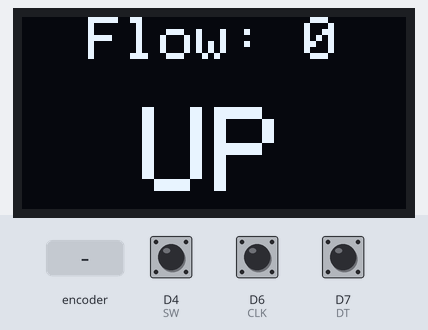
Recording of a sketch running on a simulated ESP8266 (NodeMCU). On the bench: 128×64 one-colour display. Inputs (shaded band) come from the test bench; at power-on: D4 (SW) HIGH, D6 (CLK) HIGH, D7 (DT) HIGH. What the sketch prints to the serial monitor is not drawn.

Above: at 1.2 s.
1.3 s: rotary encoder on D6 (CLK) / D7 (DT) turned 3 steps (first pin leading)
At 1.42 s:
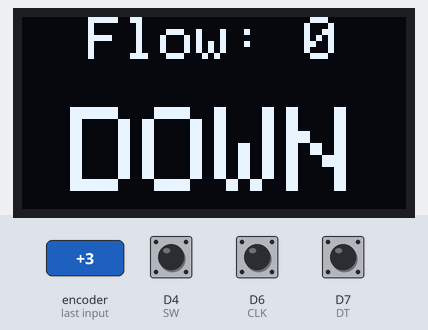
3.4 s: D4 (SW) pulled LOW for 1 s
At 7.1 s:
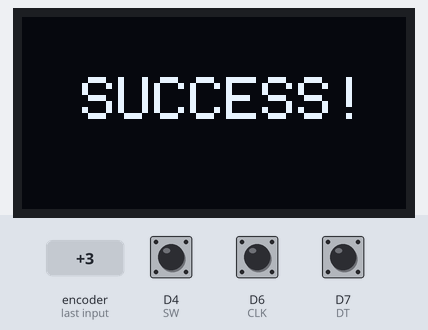
8.0 s: rotary encoder on D6 (CLK) / D7 (DT) turned 2 steps (second pin leading)
At 8.15 s:
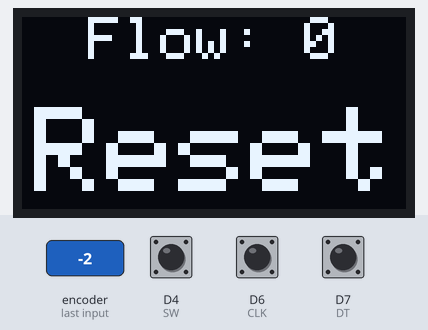
9.9 s: D4 (SW) pulled LOW for 0.15 s
At 10.7 s:
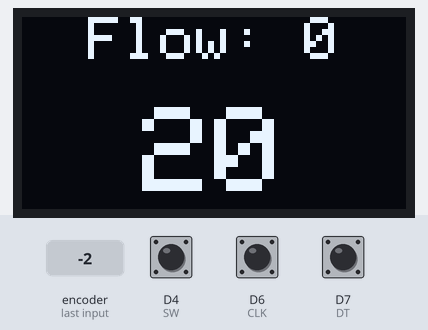
11.5 s: D4 (SW) pulled LOW for 3.2 s
At 11.9 s:
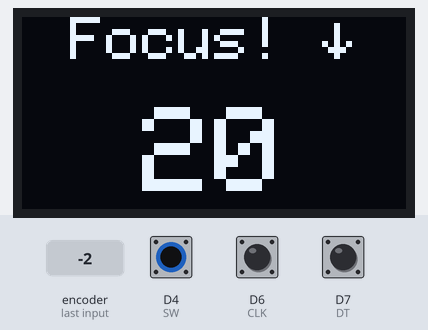
16.9 s: rotary encoder on D6 (CLK) / D7 (DT) turned 2 steps (second pin leading)
At 17.05 s:
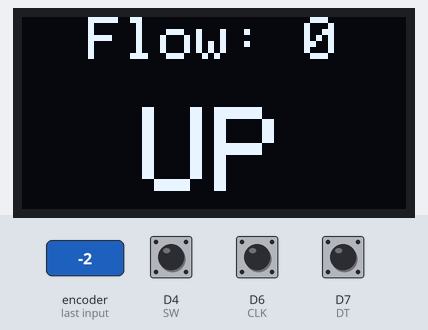
Timing chart, 0 to 19.8 s (numbered marks = the images above; inputs shaded):
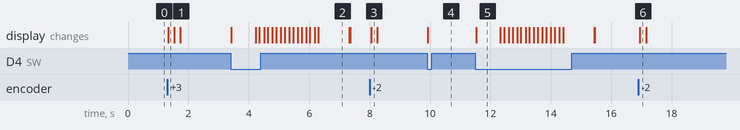

Measured:
- after the input at 1.3 s, the display: changes at once (image 1)
- after the input at 3.4 s, the display: first changes at once (image 2 shows a later state)
- after the input at 8.0 s, the display: changes after 0.05 s (image 3)
- after the input at 9.9 s, the display: changes at once (image 4)
- after the input at 11.5 s, the display: changes at once (image 5)
- after the input at 16.9 s, the display: changes after 0.05 s (image 6)
- what the display in image 2 shows lasts 1.0 s, from 6.3 s to 7.3 s

The sketch:

sketch_sep25a.ino
```cpp
#include <Wire.h>
#include <Adafruit_SSD1306.h>

//-----------------------------------------------
Adafruit_SSD1306 display(128, 64, &Wire, D4);

//-----------------------------------------------
#define CLK    D6
#define DT     D7
#define SW     D4

//-----------------------------------------------
int flowMinutes = 0;   // Total flow minutes
int menuIndex = 0;     // 0 for UP, 1 for DOWN, 2 for Reset
String menuOptions[3] = {"UP", "DOWN", "Reset"};  // Label reset option as "Reset"
unsigned long lastActivityTime = 0;  // For inactivity detection
const unsigned long inactivityLimit = 3 * 60000;  // 3 minutes in milliseconds

enum State { MENU, COUNTING_UP, COUNTING_DOWN, SELECTING_DOWN_DURATION, IDLE };
State currentState = MENU;

int countdownValue = 20;  // Default value for countdown
int initialCountdownValue = 20;  // Store the countdown value when selected
unsigned long previousMillis = 0;  // For counting logic
int elapsedMinutes = 0;
bool isCounting = false;
unsigned long buttonDebounceTime = 0;
const unsigned long buttonDebounceDelay = 800;  // Debounce delay

// Rotary encoder debounce variables
unsigned long lastRotaryTime = 0;
const unsigned long rotaryDebounceDelay = 150;  // Faster debounce for rotary encoder

// IDLE mode extended behavior
const unsigned long displayOffTimeLimit = 30 * 60000;  // 30 minutes in milliseconds

unsigned long idleStartTime = 0;  // Track when IDLE mode starts
bool displayOff = false;  // Track if the display is off

//=========================================================
void setup() {
  initHardware();
  initDisplay();
  updateDisplay();
  Serial.println("Setup complete, starting loop...");
}

//=========================================================
void loop() {
  unsigned long currentMillis = millis();

  // Handle rotary encoder input
  handleRotaryInput();

  // Handle button presses and states
  handleButtonPresses(currentMillis);

  // Handle counting logic
  handleCounting(currentMillis);

  // Handle inactivity
  handleInactivity(currentMillis);
}

//=========================================================
// Initialize hardware pins and serial communication
void initHardware() {
  pinMode(CLK, INPUT);
  pinMode(DT, INPUT);
  pinMode(SW, INPUT);
  Serial.begin(9600);
}

//=========================================================
// Initialize the OLED display
void initDisplay() {
  if (!display.begin(SSD1306_SWITCHCAPVCC, 0x3C)) {
    Serial.println(F("SSD1306 allocation failed"));
    for (;;);
  }
  display.clearDisplay();
  Serial.println("Display initialized.");
}

//=========================================================
// Update the OLED display with the current state
void updateDisplay() {
  display.setTextColor(WHITE);
  display.clearDisplay();

  // Display top row
  String topRowText;

  if (currentState == COUNTING_UP) {
    topRowText = "Focus! \x18";  // Focus with upward triangle for counting UP
  } else if (currentState == COUNTING_DOWN) {
    topRowText = "Focus! \x19";  // Focus with downward triangle for counting DOWN
  } else {
    topRowText = "Flow: " + String(flowMinutes);  // Display total flow minutes when not counting
  }

  int topRowTextWidth = topRowText.length() * 12;  // TextSize 2, so 12 pixels per char
  int topRowX = (128 - topRowTextWidth) / 2;  // Center the text on the top row

  display.setTextSize(2);  // Larger size for top row
  display.setCursor(topRowX, 0);  // Centered on top row
  display.print(topRowText);

  // Display main row (menu or counting values)
  String mainRowText;

  if (currentState == MENU) {
    mainRowText = menuOptions[menuIndex];  // Display UP, DOWN, or Reset in the menu
  } else if (currentState == COUNTING_UP) {
    mainRowText = String(elapsedMinutes);  // Display counting up minutes
  } else if (currentState == COUNTING_DOWN || currentState == SELECTING_DOWN_DURATION) {
    mainRowText = String(countdownValue);  // Display countdown minutes
  } else if (currentState == IDLE) {
    mainRowText = "IDLE?";
  }

  int mainRowTextWidth = mainRowText.length() * 24;  // TextSize 4, so 24 pixels per char
  int mainRowX = (128 - mainRowTextWidth) / 2;  // Calculate centered X position

  display.setTextSize(4);  // Larger size for main row
  display.setCursor(mainRowX, 30);  // Centered on main row
  display.print(mainRowText);

  display.display();  // Show the updated display
}

//=========================================================
// Detect button presses with debounce logic
bool buttonPressed() {
  if (digitalRead(SW) == LOW && (millis() - buttonDebounceTime > buttonDebounceDelay)) {
    buttonDebounceTime = millis();  // Debounce
    lastActivityTime = millis();  // Reset inactivity timer
    return true;
  }
  return false;
}

//=========================================================
// Handle button presses and manage state transitions
void handleButtonPresses(unsigned long currentMillis) {
  if (!buttonPressed()) return;

  switch (currentState) {
    case MENU:
      if (menuIndex == 0) {  // UP selected
        startCountingUp();
      } else if (menuIndex == 1) {  // DOWN selected
        startSelectingDownDuration();
      } else if (menuIndex == 2) {  // Reset selected
        resetFlowMinutes();  // Reset the total focus time to 0
      }
      break;

    case SELECTING_DOWN_DURATION:
      confirmCountdownSelection();
      break;

    case COUNTING_UP:
      stopCountingUp();
      break;

    case COUNTING_DOWN:
      stopCountingDown();
      break;
  }
  updateDisplay();
}

//=========================================================
// Start counting up
void startCountingUp() {
  currentState = COUNTING_UP;
  elapsedMinutes = 0;
  isCounting = true;
  lastActivityTime = millis();  // Reset inactivity timer
  Serial.println("Counting UP started.");
}

//=========================================================
// Start selecting the countdown duration
void startSelectingDownDuration() {
  currentState = SELECTING_DOWN_DURATION;
  countdownValue = 20;
  lastActivityTime = millis();  // Reset inactivity timer
  Serial.println("Selecting DOWN duration.");
}

//=========================================================
// Confirm countdown selection and start counting down
void confirmCountdownSelection() {
  initialCountdownValue = countdownValue;
  currentState = COUNTING_DOWN;
  isCounting = true;
  lastActivityTime = millis();  // Reset inactivity timer
  Serial.print("Counting DOWN started with "); Serial.print(countdownValue); Serial.println(" minutes.");
}

//=========================================================
// Stop counting up and return to menu
void stopCountingUp() {
  flowMinutes += elapsedMinutes;
  successAnimation();
  currentState = MENU;
  isCounting = false;
  Serial.println("Counting UP stopped. Returning to MENU.");
}

//=========================================================
// Stop counting down and return to menu
void stopCountingDown() {
  flowMinutes += (initialCountdownValue - countdownValue);
  successAnimation();
  currentState = MENU;
  isCounting = false;
  Serial.println("Counting DOWN stopped. Returning to MENU.");
}

//=========================================================
// Reset the total flow minutes counter to 0
void resetFlowMinutes() {
  flowMinutes = 0;
  Serial.println("Flow minutes reset to 0.");
  updateDisplay();  // Update the display to show the reset value
}

//=========================================================
// Handle counting up or down logic
void handleCounting(unsigned long currentMillis) {
  if (!isCounting || (currentMillis - previousMillis < 60000)) return;

  previousMillis = currentMillis;

  if (currentState == COUNTING_UP) {
    elapsedMinutes++;
    updateDisplay();
    Serial.print("Counting UP: "); Serial.println(elapsedMinutes);
  } else if (currentState == COUNTING_DOWN) {
    countdownValue--;
    if (countdownValue <= 0) {
      flowMinutes += initialCountdownValue;
      successAnimation();
      currentState = MENU;
      isCounting = false;
      Serial.println("Countdown finished, returning to MENU.");
    }
    updateDisplay();
    Serial.print("Counting DOWN: "); Serial.println(countdownValue);
  }
}

//=========================================================
// Success animation when a session ends
void successAnimation() {
  display.clearDisplay();
  int centerX = 64, centerY = 32;

  for (int radius = 2; radius <= 30; radius += 2) {
    display.drawCircle(centerX, centerY, radius, WHITE);
    display.display();
    delay(100);

    if (radius % 4 == 0) {
      display.clearDisplay();
      display.display();
      delay(2);
    }
  }

  display.clearDisplay();
  display.setTextSize(2);
  display.setCursor(20, 20);
  display.print("SUCCESS!");
  display.display();
  delay(1000);
  display.clearDisplay();
  display.display();
}

//=========================================================
// Rotary Encoder Rotation Detection
int getRotation() {
  static int previousCLK = digitalRead(CLK);
  int currentCLK = digitalRead(CLK);

  if (currentCLK == LOW && previousCLK == HIGH && (millis() - lastRotaryTime > rotaryDebounceDelay)) {
    lastRotaryTime = millis();  // Debounce
    int DTValue = digitalRead(DT);  // Read DT to determine direction

    previousCLK = currentCLK;  // Update previous CLK for next iteration

    return (DTValue != currentCLK) ? 1 : -1;  // Clockwise or counterclockwise
  }

  previousCLK = currentCLK;
  return 0;  // No rotation
}

//=========================================================
// Handle rotary input for menu and countdown selection
void handleRotaryInput() {
  int rotation = getRotation();
  if (rotation == 0) return;  // No rotation detected

  lastActivityTime = millis();  // Reset inactivity timer on any valid rotation
  Serial.print(millis());  // Print the current time in milliseconds
  Serial.print(" - Rotation detected, activity timer reset. Rotation: ");
  Serial.println(rotation);

  if (currentState == MENU) {
    menuIndex = (menuIndex + rotation + 3) % 3;  // Update for 3 menu options: UP, DOWN, Reset
    updateDisplay();
    Serial.print(millis());  // Print the current time in milliseconds
    Serial.print(" - Menu option: "); Serial.println(menuOptions[menuIndex]);
  } else if (currentState == SELECTING_DOWN_DURATION) {
    countdownValue = max(1, countdownValue + rotation);
    updateDisplay();
    Serial.print(millis());  // Print the current time in milliseconds
    Serial.print(" - Countdown value: "); Serial.println(countdownValue);
  }
}
//=========================================================
// Handle inactivity and switch to IDLE if necessary
void handleInactivity(unsigned long currentMillis) {
  // Comment out frequent serial prints to improve performance
  /*
  Serial.print(millis());
  Serial.print(" - Current time (millis): ");
  Serial.println(currentMillis);

  Serial.print(millis());
  Serial.print(" - Last activity time (millis): ");
  Serial.println(lastActivityTime);
  */

  // Make sure the subtraction does not cause an overflow/underflow
  if (currentMillis >= lastActivityTime) {
    unsigned long timeSinceLastActivity = currentMillis - lastActivityTime;

    /*
    Serial.print(millis());
    Serial.print(" - Time since last activity (ms): ");
    Serial.println(timeSinceLastActivity);
    */

    // Check if the user is in the MENU or selecting countdown duration mode
    if ((currentState == MENU || currentState == SELECTING_DOWN_DURATION) &&
        (timeSinceLastActivity > inactivityLimit)) {
      if (currentState != IDLE) {
        currentState = IDLE;
        idleStartTime = millis();  // Record when IDLE mode starts
        updateDisplay();
        Serial.print(millis());  // Print the current time in milliseconds
        Serial.println(" - IDLE state entered due to inactivity.");
      }
    }
  } else {
    // Comment out warning to reduce unnecessary serial prints
    // Serial.println(" - Warning: currentMillis is less than lastActivityTime!");
  }

  // Check if the user has been in IDLE for more than 30 minutes and turn off the display
  if (currentState == IDLE && !displayOff && (currentMillis - idleStartTime > displayOffTimeLimit)) {
    displayOff = true;
    display.ssd1306_command(SSD1306_DISPLAYOFF);  // Turn off the display
    Serial.print(millis());  // Print the current time in milliseconds
    Serial.println(" - Display turned off after 30 minutes of IDLE.");
  }

  // Exit IDLE if any rotary or button action happens
  if (currentState == IDLE && (getRotation() != 0 || buttonPressed())) {
    currentState = MENU;
    lastActivityTime = millis();  // Reset inactivity timer upon exiting IDLE

    // Turn the display back on if it was off
    if (displayOff) {
      display.ssd1306_command(SSD1306_DISPLAYON);
      displayOff = false;
      Serial.print(millis());  // Print the current time in milliseconds
      Serial.println(" - Display turned back on.");
    }

    updateDisplay();
    Serial.print(millis());  // Print the current time in milliseconds
    Serial.println(" - Exiting IDLE mode. Back to MENU.");
  }
}
```
